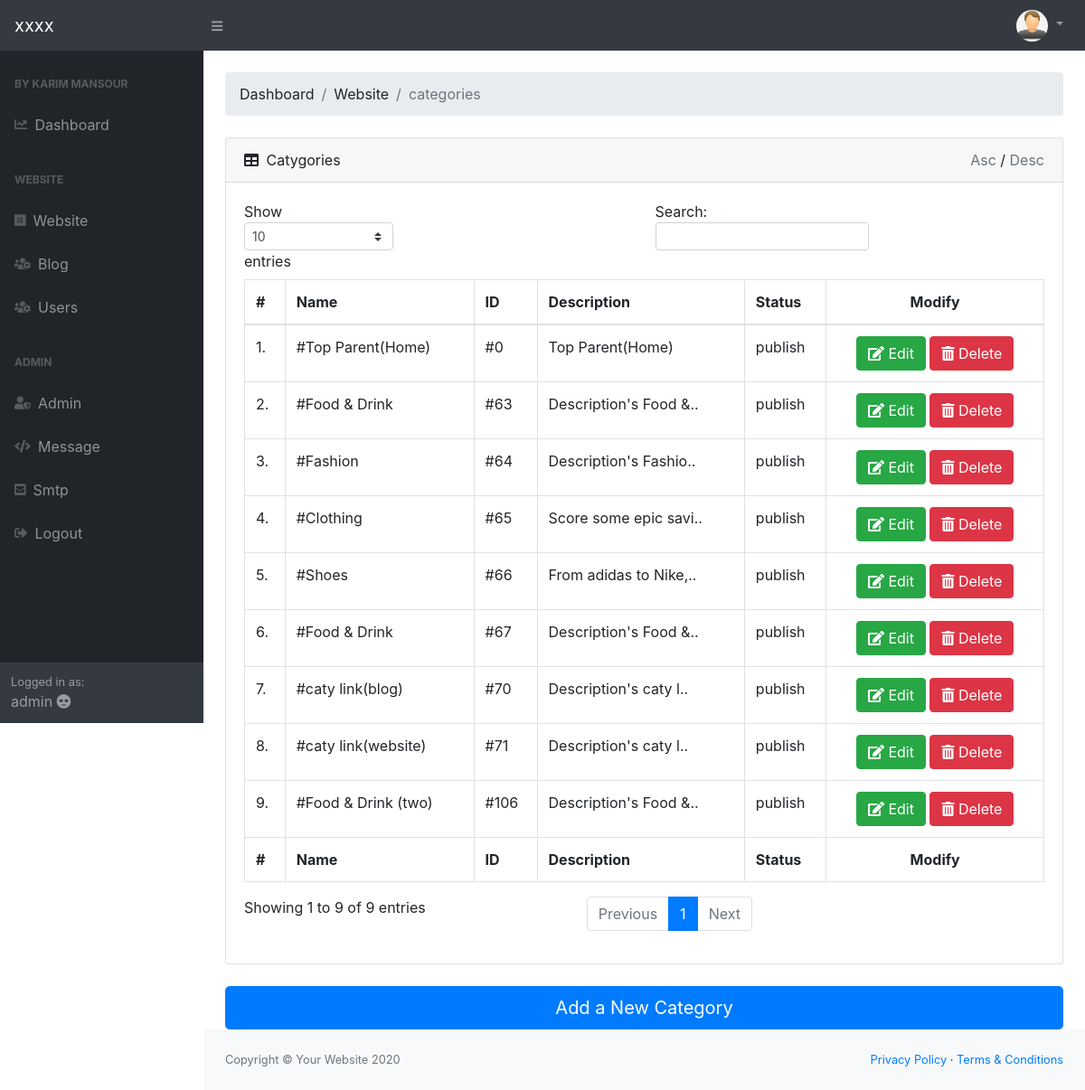
/xxxlxxx/catygories.php (signed in), run on the app's committed database.
### tables this page shows
CREATE TABLE `tbl_categories` (
  `clm_id` int(11) NOT NULL,
  `clm_name` varchar(255) NOT NULL,
  `clm_description` text NOT NULL,
  `clm_link` text NOT NULL DEFAULT 'empty',
  `clm_place` enum('blog','website') NOT NULL,
  `clm_status` enum('draft','publish') NOT NULL,
  `clm_parent` int(11) DEFAULT 0,
  `clm_type` enum('category','link') NOT NULL
);

### xxxlxxx/catygories.php (the view, shortened to what this page needs)
<?php
require_once "includes/header.php";
if (!isset($_SESSION['admin_id'])) {
    header("Location:index.php");
    exit;
} else {
$do = isset($_GET["do"]) ? $_GET["do"] : "manage";
if ($do == "manage") {
    $sort = "ASC";
    $stmt = $db->prepare("SELECT * FROM tbl_categories ORDER BY `clm_id` $sort");
    $stmt->execute();
    $getAll = $stmt->fetchall();
    if (!empty($getAll)) {
?>
        <div class="container-fluid">
            <div class="card mb-4">
                <div class="card-header">
                    <i class="fas fa-table mr-1"></i>
                    Catygories
                    <span style="float: right;"> <a href=""> <a href=""></a></a>
                        <a style="<?php if (isset($_GET["sort"])  && $_GET["sort"] == "ASC") {
                                        echo "font-weight: bold;color:black;";
                                    } else {
                                        echo "font-weight: 400;color:#6c757d;";
                                    } ?> ?>" href="?sort=ASC">Asc</a><span> / </span>
                        <a style="<?php if (isset($_GET["sort"])  && $_GET["sort"] == "DESC") {
                                        echo "font-weight: bold;color:black;";
                                    } else {
                                        echo "font-weight: 400;color:#6c757d;";
                                    } ?> ?>" href="?sort=DESC">Desc</a>
                    </span>
                </div>
                <div class="card-body">
                    <div class="table-responsive">
                        <table class="table table-bordered" id="dataTable" width="100%" cellspacing="0">
                            <thead>
                                <tr>
                                    <th>#</th>
                                    <th>Name</th>
                                    <th>ID</th>
                                    <th>Description</th>
                                    <th>Status</th>
                                    <th style="text-align: center;">Modify</th>
                                </tr>
                            </thead>
                            <tfoot>
                                <tr>
                                    <th>#</th>
                                    <th>Name</th>
                                    <th>ID</th>
                                    <th>Description</th>
                                    <th>Status</th>
                                    <th style="text-align: center;">Modify</th>
                                </tr>
                            </tfoot>
                            <tbody>
                                <?php
                                $counter = 1;
                                foreach ($getAll as $get) {
                                ?>
                                    <tr>
                                        <td><?php echo $counter; ?>.</td>
                                        <td> #<?php echo $get["clm_name"]; ?> </td>
                                        <td> #<?php echo $get["clm_id"]; ?> </td>
                                        <td>
                                            <?php
                                            $title = $get["clm_description"];
                                            if (strlen($title) < 20) {
                                                echo $title;
                                            } else {
                                                echo substr($title, 0, 20) . "..";
                                            }
                                            ?> </td>
                                        <td> <?php echo $get["clm_status"]; ?></td>
                                        <td style="text-align: center;">
                                            <a href="?do=edit&id=<?php echo $get["clm_id"]; ?>"><span class="btn btn-success"><i class='fa fa-edit'></i> Edit</span></a>
                                            <a href="?do=delete&id=<?php echo $get["clm_id"]; ?>"><span class="btn btn-danger confirm"><i class='fas fa-trash-alt'></i> Delete</span></a>
                                        </td>
                                    </tr>
                                <?php $counter++;
                                } ?>
                            </tbody>
                        </table>
                    </div>
                </div>
            </div>
            <div>
                <button type="button" class="btn btn-primary btn-lg btn-block">
                    <a style="color: #ffffff;" href="?do=add">Add a New Category</a>
                </button>
            </div>
        </div>
    <?php
    } else {
        btnAdd("Add a New Category");
    }
}else if ($do == "delete") {
    $categoryId = isset($_GET["id"]) && is_numeric($_GET["id"]) ? intval($_GET["id"]) : 0;
    $count = checkItem("tbl_categories", "clm_id", $categoryId);
    if ($count > 0) {
        $stmt = $db->prepare("DELETE FROM tbl_categories WHERE clm_id = :ci ");
        $stmt->bindparam("ci", $categoryId);
        $stmt->execute();
        returnToBack("this category is deleted", "success", "back");
    }else{
        returnToBack("this category isn't deleted", "danger", "back");
    }
}
require_once "includes/footer.php";
 }
    ?>

### data on the page
tbl_categories: clm_name "Top Parent(Home)", clm_id "0", clm_description "Top Parent(Home)", clm_status "publish"
tbl_categories: clm_name "Food & Drink", clm_id "63", clm_description "Description's Food &", clm_status "publish"
tbl_categories: clm_name "Fashion", clm_id "64", clm_description "Description's Fashio", clm_status "publish"
tbl_categories: clm_name "Clothing", clm_id "65", clm_description "Score some epic savi", clm_status "publish"
tbl_categories: clm_name "Shoes", clm_id "66", clm_description "From adidas to Nike,", clm_status "publish"
tbl_categories: clm_name "Food & Drink", clm_id "67", clm_description "Description's Food &", clm_status "publish"
tbl_categories: clm_name "caty link(blog)", clm_id "70", clm_description "Description's caty l", clm_status "publish"
tbl_categories: clm_name "caty link(website)", clm_id "71", clm_description "Description's caty l", clm_status "publish"
tbl_categories: clm_name "Food & Drink (two)", clm_id "106", clm_description "Description's Food &", clm_status "publish"

### other printed values
$_SESSION['admin_user'] "admin"
$Ptitle "Website"
$Ctitle "categories"
